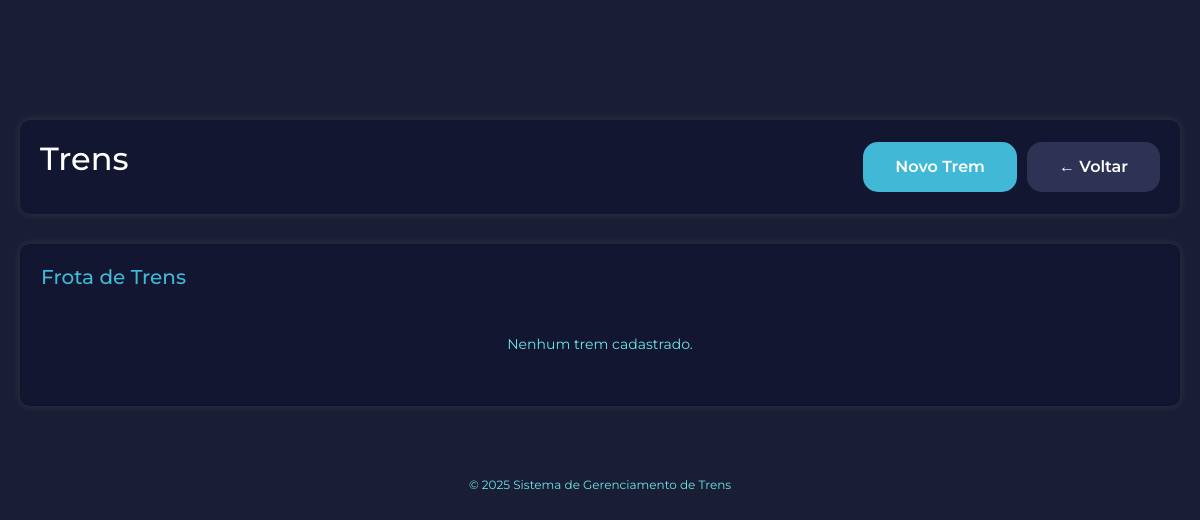
Page /trens/listar.php (signed in) on the earlier database version.
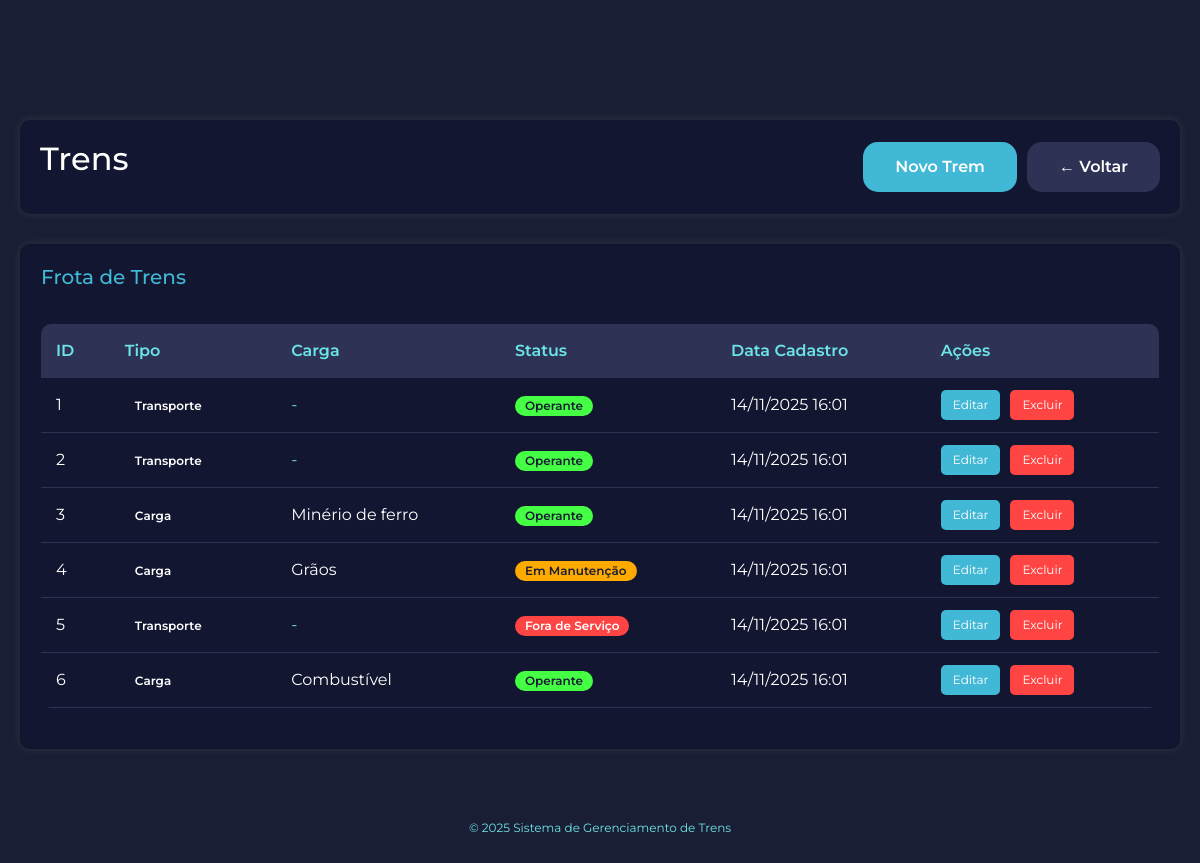
Same page on the later database version.
### tables this page shows
CREATE TABLE trens (
    id_trem INT NOT NULL AUTO_INCREMENT PRIMARY KEY,
    tipo_trem ENUM('transporte', 'carga') NOT NULL,
    carga_trem VARCHAR(100) DEFAULT NULL,
    status_trem ENUM('operante', 'em_manutencao', 'fora_de_servico') NOT NULL DEFAULT 'operante',
    criado_em TIMESTAMP DEFAULT CURRENT_TIMESTAMP,
    atualizado_em TIMESTAMP DEFAULT CURRENT_TIMESTAMP ON UPDATE CURRENT_TIMESTAMP,
    
    INDEX idx_tipo (tipo_trem),
    INDEX idx_status (status_trem)
);

### verificar_sessao.php (called while the page is built, shortened)
<?php
function estaLogado() {
    return isset($_SESSION['logado']) &&
           $_SESSION['logado'] === true &&
           isset($_SESSION['usuario_id']);
}
function ehAdmin() {
    return isset($_SESSION['usuario_tipo']) &&
           $_SESSION['usuario_tipo'] === 'admin';
}
?>

### config.php (called while the page is built, shortened)
<?php
function sanitizar($texto) {
    return htmlspecialchars($texto, ENT_QUOTES, 'UTF-8');
}
function formatarTimestamp($timestamp) {
    $dt = new DateTime($timestamp);
    return $dt->format('d/m/Y H:i');
}
?>

### trens/listar.php (the view, shortened to what this page needs)
<?php
require_once '../verificar_sessao.php';
require_once '../config.php';
$ehAdmin = ehAdmin();
try {
    $sql = "SELECT * FROM trens ORDER BY criado_em DESC";
    $stmt = $pdo->query($sql);
    $trens = $stmt->fetchAll();
} catch(PDOException $e) {
    $erro = "Erro ao buscar trens.";
    $trens = [];
}
?>
<!DOCTYPE html>
<html lang="pt-BR">
<head>
    <link href="https://cdn.jsdelivr.net/npm/bootstrap@5.3.8/dist/css/bootstrap.min.css" rel="stylesheet">
    <link rel="stylesheet" href="../css/estilo.css">
</head>
<body>
    <div class="container" style="padding-top: 120px;">
        <div class="header-dashboard">
            <h1>Trens</h1>
            <?php if ($ehAdmin): ?>
                <div style="display: flex; gap: 10px;">
                    <a href="cadastrar.php" class="botao botao-primario">Novo Trem</a>
                    <a href="../dashboard.php" class="botao botao-secundario">← Voltar</a>
                </div>
            <?php else: ?>
                <a href="../dashboard.php" class="botao botao-secundario">← Voltar</a>
            <?php endif; ?>
        </div>
        <div class="card">
            <h2>Frota de Trens</h2>
            <?php if (empty($trens)): ?>
                <p style="text-align: center; color: #6ce5e8; padding: 20px;">
                    Nenhum trem cadastrado.
                </p>
            <?php else: ?>
                <div class="tabela-container">
                    <table class="tabela">
                        <thead>
                            <tr>
                                <th>ID</th>
                                <th>Tipo</th>
                                <th>Carga</th>
                                <th>Status</th>
                                <th>Data Cadastro</th>
                                <?php if ($ehAdmin): ?>
                                <th>Ações</th>
                                <?php endif; ?>
                            </tr>
                        </thead>
                        <tbody>
                            <?php foreach($trens as $trem): ?>
                            <tr>
                                <td><?= $trem['id_trem'] ?></td>
                                <td>
                                    <span class="badge <?= $trem['tipo_trem']?>">
                                        <?= ucfirst($trem['tipo_trem']) ?>
                                    </span>
                                </td>
                                <td>
                                    <?php if ($trem['tipo_trem'] == 'carga' && $trem['carga_trem']): ?>
                                        <?= sanitizar($trem['carga_trem']) ?>
                                    <?php else: ?>
                                        <span style="color: #6ce5e8;">-</span>
                                    <?php endif; ?>
                                </td>
                                <td>
                                    <?php
                                    $badges = [
                                        'operante' => 'badge-concluida',
                                        'em_manutencao' => 'badge-pendente',
                                        'fora_de_servico' => 'badge-cancelada'
                                    ];
                                    $nomes = [
                                        'operante' => 'Operante',
                                        'em_manutencao' => 'Em Manutenção',
                                        'fora_de_servico' => 'Fora de Serviço'
                                    ];
                                    $classe = $badges[$trem['status_trem']] ?? '';
                                    ?>
                                    <span class="badge <?= $classe ?>">
                                        <?= $nomes[$trem['status_trem']] ?>
                                    </span>
                                </td>
                                <td><?= formatarTimestamp($trem['criado_em']) ?></td>
                                <?php if ($ehAdmin): ?>
                                <td>
                                    <div class="tabela-acoes">
                                        <a href="editar.php?id=<?= $trem['id_trem'] ?>"
                                           class="btn-tabela btn-editar">Editar</a>
                                        <a href="excluir.php?id=<?= $trem['id_trem'] ?>"
                                           class="btn-tabela btn-excluir"
                                           onclick="return confirm('Excluir este trem?')">Excluir</a>
                                    </div>
                                </td>
                                <?php endif; ?>
                            </tr>
                            <?php endforeach; ?>
                        </tbody>
                    </table>
                </div>
            <?php endif; ?>
        </div>
        <div class="rodape">
            <p>© 2025 Sistema de Gerenciamento de Trens</p>
        </div>
    </div>
</body>
</html>

### css/estilo.css (style rules this page uses)
* { margin: 0; padding: 0; box-sizing: border-box; font-family: "Montserrat", sans-serif; }
body { background-color: #1a1e34; color: white; min-height: 100vh; }
.container { max-width: 1200px; margin: 0 auto; padding: 20px; }
h1 { color: white; font-size: 2rem; margin-bottom: 1rem; }
h2 { color: #41b8d5; font-size: 1.5rem; margin-bottom: 1rem; }
.botao { padding: 0.8rem 2rem; border: none; border-radius: 15px; cursor: pointer; font-size: 16px; font-weight: 600; transition: all 0.3s; text-decoration: none; display: inline-block; }
.botao-primario { background-color: #41b8d5; color: white; }
.botao-secundario { background-color: #2e3356; color: white; }
.header-dashboard { background-color: #131630; border-radius: 10px; padding: 20px; margin-bottom: 30px; display: flex; justify-content: space-between; align-items: center; box-shadow: 0px 0px 10px rgba(255, 255, 255, 0.1); flex-wrap: wrap; gap: 15px; }
.card { background-color: #131630; border-radius: 10px; padding: 20px; box-shadow: 0px 0px 10px rgba(255, 255, 255, 0.1); }
.card h2 { color: #41b8d5; margin-bottom: 15px; font-size: 20px; }
.tabela-container { overflow-x: auto; margin: 20px 0; }
.tabela { width: 100%; border-collapse: collapse; background-color: #131630; border-radius: 10px; overflow: hidden; }
.tabela thead { background-color: #2e3356; }
.tabela th { padding: 15px; text-align: left; color: #6ce5e8; font-weight: 600; }
.tabela td { padding: 12px 15px; border-bottom: 1px solid #2e3356; color: white; }
.tabela-acoes { display: flex; gap: 10px; flex-wrap: wrap; }
.btn-tabela { padding: 6px 12px; border: none; border-radius: 5px; cursor: pointer; font-size: 12px; text-decoration: none; display: inline-block; transition: all 0.2s; }
.btn-editar { background-color: #41b8d5; color: white; }
.btn-excluir { background-color: #ff4444; color: white; }
.badge { display: inline-block; padding: 4px 10px; border-radius: 12px; font-size: 12px; font-weight: 600; }
.badge-pendente { background-color: #ffaa00; color: #1a1e34; }
.badge-concluida { background-color: #44ff44; color: #1a1e34; }
.badge-cancelada { background-color: #ff4444; color: white; }
.rodape { text-align: center; margin-top: 50px; padding: 20px; color: #6ce5e8; font-size: 12px; }
.card p { color: white; margin: 10px 0; font-size: 14px; }

Differences in the rows shown:
added trens: id_trem "1", tipo_trem "Transporte", status_trem "Operante", criado_em "14/11/2025 16:01"
added trens: id_trem "2", tipo_trem "Transporte", status_trem "Operante", criado_em "14/11/2025 16:01"
added trens: id_trem "3", tipo_trem "Carga", carga_trem "Minério de ferro", status_trem "Operante", criado_em "14/11/2025 16:01"
added trens: id_trem "4", tipo_trem "Carga", carga_trem "Grãos", status_trem "Em Manutenção", criado_em "14/11/2025 16:01"
added trens: id_trem "5", tipo_trem "Transporte", status_trem "Fora de Serviço", criado_em "14/11/2025 16:01"
added trens: id_trem "6", tipo_trem "Carga", carga_trem "Combustível", status_trem "Operante", criado_em "14/11/2025 16:01"
Other differences:
text no longer shown: "Nenhum trem cadastrado."
text now shown: "ID Tipo Carga Status Data Cadastro Ações"
